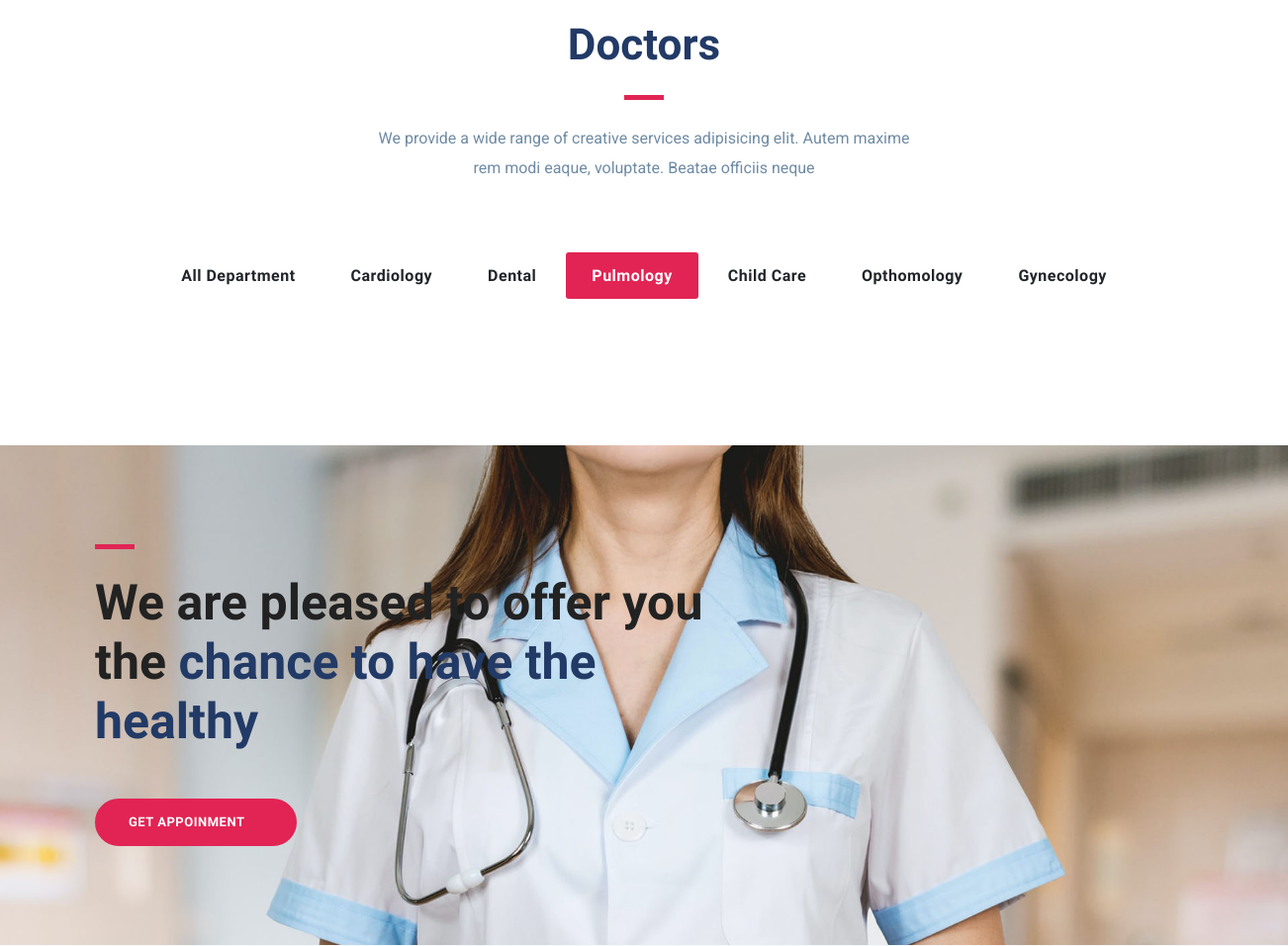
Before: /pulmology/ (middle part) with the older database file.
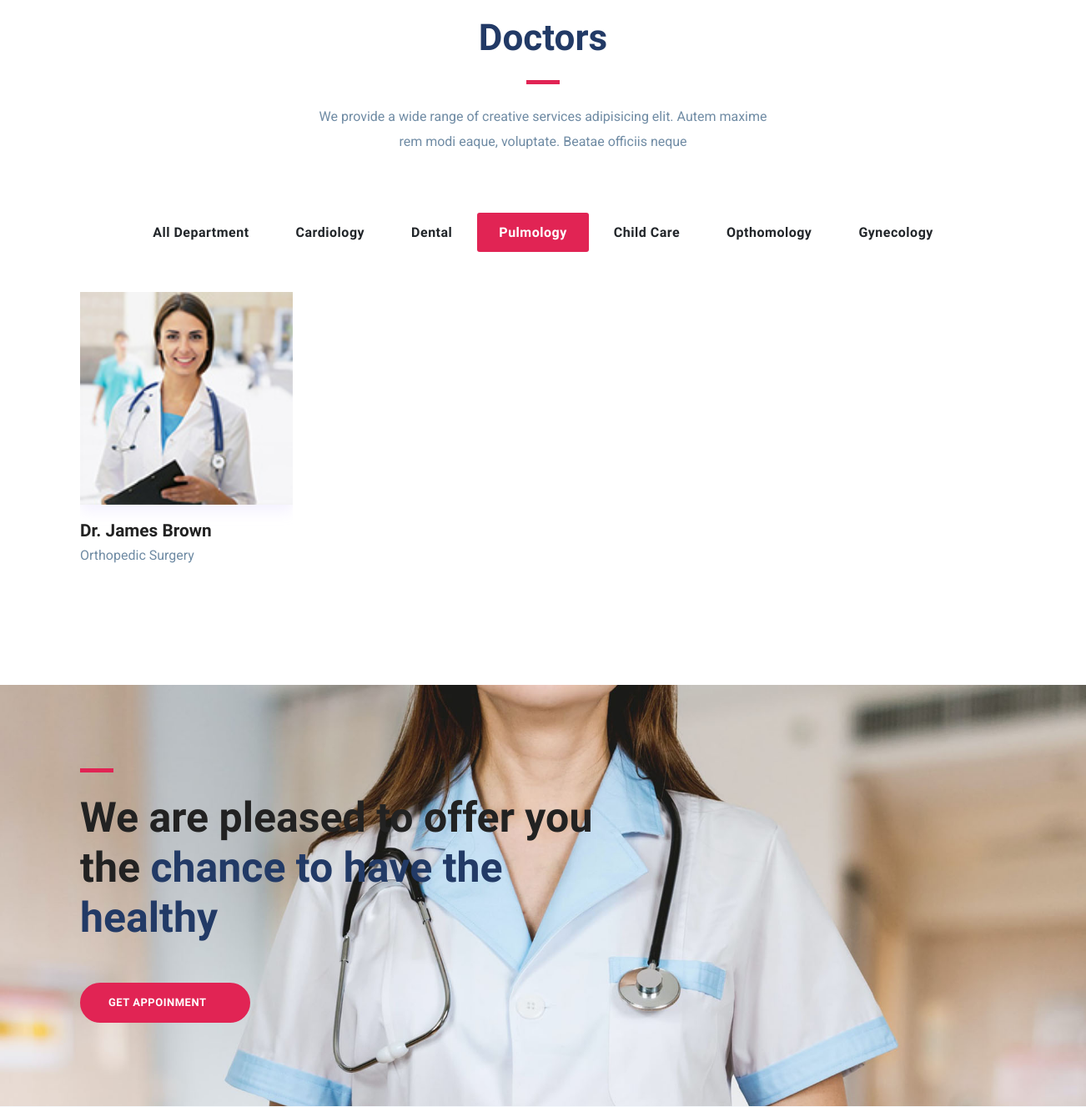
After: the same page with the newer database file.
### hospital/models.py (models this page shows, shortened)
class Doctor(models.Model):
    name = models.CharField(max_length=200)
    description = HTMLField()
    phone = models.CharField(max_length=20)
    image = models.ImageField(upload_to='doctor')
    specialist = models.CharField(max_length=200)
    department = models.ForeignKey(Department,on_delete=models.CASCADE,blank=True,null=True)
    slug = AutoSlugField(populate_from='name',null=True)

### hospital/views.py (the view)
# urls.py: path('pulmology/', pulmology_doctor_page, name='pulmology_doctors'),
def pulmology_doctor_page(request):
    department = get_object_or_404(Department, name='Pulmology')
    doctors = Doctor.objects.filter(department=department)
    context = {'doctors': doctors}
    return render(request, 'pulmology.html', context)

### hospital/templates/pulmology.html (shortened to what this page needs)
{% extends "base.html" %}
{% load static %}
{% block content %}
<section class="section doctors">
  <div class="container">
  	  <div class="row justify-content-center">
             <div class="col-lg-6 text-center">
                <div class="section-title">
                    <h2>Doctors</h2>
                    <div class="divider mx-auto my-4"></div>
                    <p>We provide a wide range of creative services adipisicing elit. Autem maxime rem modi eaque, voluptate. Beatae officiis neque </p>
                </div>
            </div>
        </div>
      <div class="col-12 text-center mb-5">
    <div class="btn-group btn-group-toggle" >
        <a href="{% url 'doctors' %}" class="btn ">
            <input type="radio" name="shuffle-filter"   />All Department
        </a>
        <a href="{% url 'cardiology_doctors' %}" class="btn">
            <input type="radio" name="shuffle-filter"  />Cardiology
        </a>
        <a href="{% url 'dental_doctors' %}" class="btn">
            <input type="radio" name="shuffle-filter"  />Dental
        </a>
        <a href="{% url 'pulmology_doctors' %}" class="btn active">
            <input type="radio" name="shuffle-filter"  checked="checked"/>Pulmology
        </a>
        <a href="{% url 'child_care_doctors' %}" class="btn">
            <input type="radio" name="shuffle-filter"  />Child Care
        </a>
        <a href="{% url 'opthomology_doctors' %}" class="btn">
            <input type="radio" name="shuffle-filter"  />Opthomology
        </a>
        <a href="{% url 'gynecology_doctors' %}" class="btn">
            <input type="radio" name="shuffle-filter"  />Gynecology
    	  </a>
    	</div>
		</div>
    <div class="row shuffle-wrapper portfolio-gallery">
				{% for doctor in doctors %}
					<div class="col-lg-3 col-sm-6 col-md-6 mb-4 shuffle-item">
	      	<div class="position-relative doctor-inner-box">
		        <div class="doctor-profile">
	               <div class="doctor-img">
								 <a href="{% url 'doctor' doctor.slug %}">
	               		<img src="{{ doctor.image.url }}" alt="doctor-image" class="img-fluid w-100">
								 </a>
	               </div>
	            </div>
                <div class="content mt-3">
                	<h4 class="mb-0"><a href="{% url 'doctor' doctor.slug %}"> {{doctor.name}} </a></h4>
                	<p>{{doctor.specialist}} </p>
                </div>
	      	</div>
      	</div>
				{% endfor %}
    </div>
  </div>
</section>
<section class="section cta-page">
	<div class="container">
		<div class="row">
			<div class="col-lg-7">
				<div class="cta-content">
					<div class="divider mb-4"></div>
					<h2 class="mb-5 text-lg">We are pleased to offer you the <span class="title-color">chance to have the healthy</span></h2>
					<a href="{% url 'appointment' %}" class="btn btn-main-2 btn-round-full">Get appoinment<i class="icofont-simple-right  ml-2"></i></a>
				</div>
			</div>
		</div>
	</div>
</section>
{% endblock content %}

Changed rows visible on the page:
added Doctor: image (picture), name "Dr. James Brown", specialist "Orthopedic Surgery"
